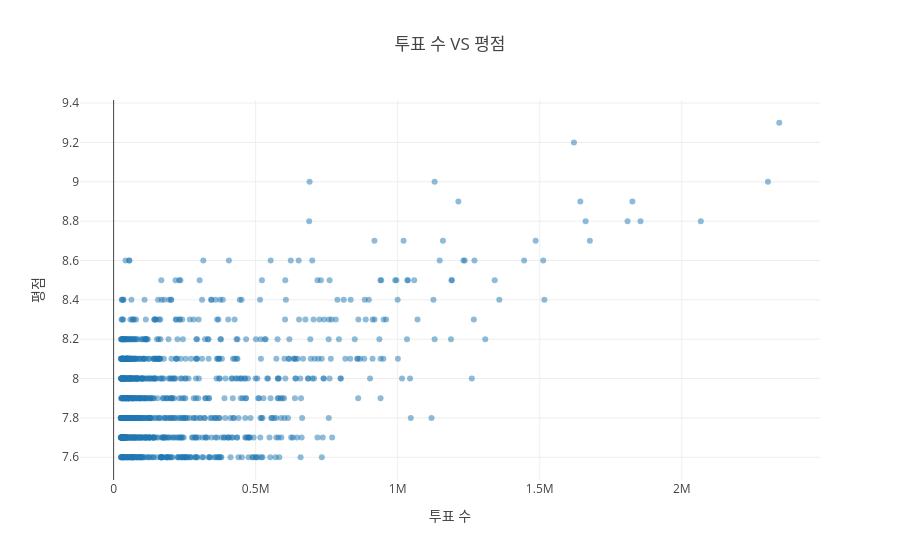

Notebook source saved alongside this figure:
### Code cell
fig = px.scatter(
    imdb,
    x="No_of_Votes",
    y="IMDB_Rating",
    hover_name="Series_Title",
    title="투표 수 VS 평점",
    template="gridon",
    opacity=0.5,
    labels={"No_of_Votes": "투표 수", "IMDB_Rating": "평점"},
)

fig.show()

### Figure 1 — Plotly figure (JSON) as saved in the notebook; plotly's stock layout.template omitted (floating-point values rounded to 4 significant figures; data arrays with more than 128 entries replaced by an {"elided": "..."} marker saying what was removed)
{"data": [{"hovertemplate": "<b>%{hovertext}</b><br><br>투표 수=%{x}<br>평점=%{y}<extra></extra>", "hovertext": {"elided": "1000 str values"}, "legendgroup": "", "marker": {"color": "#1F77B4", "opacity": 0.5, "symbol": "circle"}, "mode": "markers", "name": "", "orientation": "v", "showlegend": false, "type": "scatter", "x": {"elided": "1000 int values"}, "xaxis": "x", "y": {"elided": "1000 float values"}, "yaxis": "y"}], "layout": {"legend": {"tracegroupgap": 0}, "title": {"text": "투표 수 VS 평점"}, "xaxis": {"anchor": "y", "domain": [0, 1], "title": {"text": "투표 수"}}, "yaxis": {"anchor": "x", "domain": [0, 1], "title": {"text": "평점"}}}}
